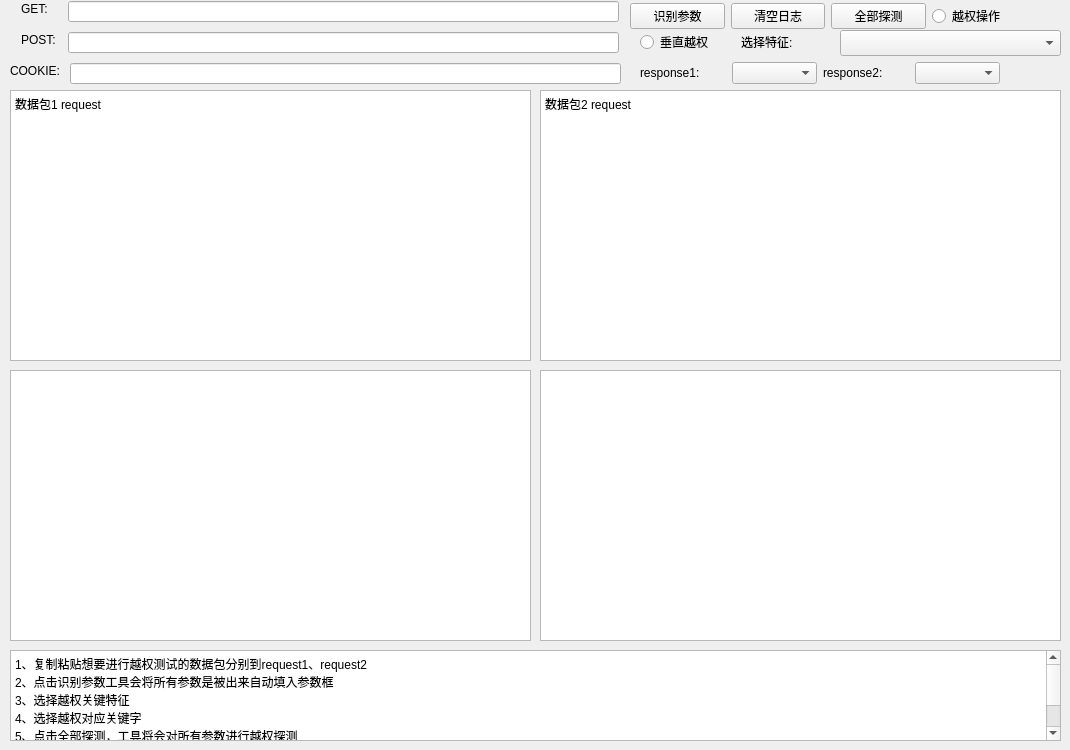
    <widget class="QWidget" name="tab_7">
     <attribute name="title">
      <string>越权探测</string>
     </attribute>
     <widget class="QPlainTextEdit" name="plainTextEdit_unauthorized_data1request">
      <property name="geometry">
       <rect>
        <x>10</x>
        <y>90</y>
        <width>521</width>
        <height>271</height>
       </rect>
      </property>
      <property name="plainText">
       <string>数据包1 request</string>
      </property>
     </widget>
     <widget class="QPlainTextEdit" name="plainTextEdit_unauthorized_data2request">
      <property name="geometry">
       <rect>
        <x>540</x>
        <y>90</y>
        <width>521</width>
        <height>271</height>
       </rect>
      </property>
      <property name="plainText">
       <string>数据包2 request
</string>
      </property>
     </widget>
     <widget class="QPlainTextEdit" name="plainTextEdit_unauthorized_result">
      <property name="geometry">
       <rect>
        <x>10</x>
        <y>650</y>
        <width>1051</width>
        <height>91</height>
       </rect>
      </property>
      <property name="readOnly">
       <bool>true</bool>
      </property>
      <property name="plainText">
       <string>1、复制粘贴想要进行越权测试的数据包分别到request1、request2
2、点击识别参数工具会将所有参数是被出来自动填入参数框
3、选择越权关键特征
4、选择越权对应关键字
5、点击全部探测，工具将会对所有参数进行越权探测
6、等待返回结果</string>
      </property>
     </widget>
     <widget class="QLineEdit" name="lineEdit_unauthorized_getparam">
      <property name="geometry">
       <rect>
        <x>68</x>
        <y>1</y>
        <width>551</width>
        <height>21</height>
       </rect>
      </property>
     </widget>
     <widget class="QLabel" name="label_31">
      <property name="geometry">
       <rect>
        <x>21</x>
        <y>32</y>
        <width>39</width>
        <height>16</height>
       </rect>
      </property>
      <property name="text">
       <string>POST:</string>
      </property>
     </widget>
     <widget class="QLineEdit" name="lineEdit_unauthorized_postparam">
      <property name="geometry">
       <rect>
        <x>68</x>
        <y>32</y>
        <width>551</width>
        <height>21</height>
       </rect>
      </property>
     </widget>
     <widget class="QLabel" name="label_32">
      <property name="geometry">
       <rect>
        <x>10</x>
        <y>63</y>
        <width>53</width>
        <height>16</height>
       </rect>
      </property>
      <property name="text">
       <string>COOKIE:</string>
      </property>
     </widget>
     <widget class="QLineEdit" name="lineEdit_unauthorized_cookieparam">
      <property name="geometry">
       <rect>
        <x>70</x>
        <y>63</y>
        <width>551</width>
        <height>21</height>
       </rect>
      </property>
     </widget>
     <widget class="QLabel" name="label_30">
      <property name="geometry">
       <rect>
        <x>21</x>
        <y>1</y>
        <width>30</width>
        <height>16</height>
       </rect>
      </property>
      <property name="text">
       <string>GET:</string>
      </property>
     </widget>
     <widget class="QPlainTextEdit" name="plainTextEdit_unauthorized_data1response">
      <property name="geometry">
       <rect>
        <x>10</x>
        <y>370</y>
        <width>521</width>
        <height>271</height>
       </rect>
      </property>
     </widget>
     <widget class="QPlainTextEdit" name="plainTextEdit_unauthorized_data2response">
      <property name="geometry">
       <rect>
        <x>540</x>
        <y>370</y>
        <width>521</width>
        <height>271</height>
       </rect>
      </property>
     </widget>
     <widget class="QComboBox" name="comboBox_unauthorized_selectcharacteristic">
      <property name="geometry">
       <rect>
        <x>840</x>
        <y>30</y>
        <width>221</width>
        <height>26</height>
       </rect>
      </property>
     </widget>
     <widget class="QWidget" name="layoutWidget">
      <property name="geometry">
       <rect>
        <x>640</x>
        <y>30</y>
        <width>196</width>
        <height>24</height>
       </rect>
      </property>
      <layout class="QHBoxLayout" name="horizontalLayout_5">
       <item>
        <widget class="QRadioButton" name="radioButton_unauthorized_vertical">
         <property name="text">
          <string>垂直越权</string>
         </property>
        </widget>
       </item>
       <item>
        <widget class="QLabel" name="label_33">
         <property name="text">
          <string>选择特征:</string>
         </property>
        </widget>
       </item>
      </layout>
     </widget>
     <widget class="QWidget" name="layoutWidget">
      <property name="geometry">
       <rect>
        <x>640</x>
        <y>60</y>
        <width>360</width>
        <height>26</height>
       </rect>
      </property>
      <layout class="QHBoxLayout" name="horizontalLayout_6">
       <item>
        <widget class="QLabel" name="label_34">
         <property name="text">
          <string>response1:</string>
         </property>
        </widget>
       </item>
       <item>
        <widget class="QComboBox" name="comboBox_unauthorized_response1value"/>
       </item>
       <item>
        <widget class="QLabel" name="label_35">
         <property name="text">
          <string>response2:</string>
         </property>
        </widget>
       </item>
       <item>
        <widget class="QComboBox" name="comboBox_unauthorized_response2value"/>
       </item>
      </layout>
     </widget>
     <widget class="QWidget" name="layoutWidget">
      <property name="geometry">
       <rect>
        <x>630</x>
        <y>0</y>
        <width>396</width>
        <height>32</height>
       </rect>
      </property>
      <layout class="QHBoxLayout" name="horizontalLayout_3">
       <item>
        <widget class="QPushButton" name="pushButton_unauthorized_allparam">
         <property name="text">
          <string>识别参数</string>
         </property>
        </widget>
       </item>
       <item>
        <widget class="QPushButton" name="pushButton_unauthorized_clearresult">
         <property name="text">
          <string>清空日志</string>
         </property>
        </widget>
       </item>
       <item>
        <widget class="QPushButton" name="pushButton_unauthorized_startallparam">
         <property name="text">
          <string>全部探测</string>
         </property>
        </widget>
       </item>
       <item>
        <widget class="QRadioButton" name="radioButton_unauthorized_operation">
         <property name="text">
          <string>越权操作</string>
         </property>
        </widget>
       </item>
      </layout>
     </widget>
    </widget>
